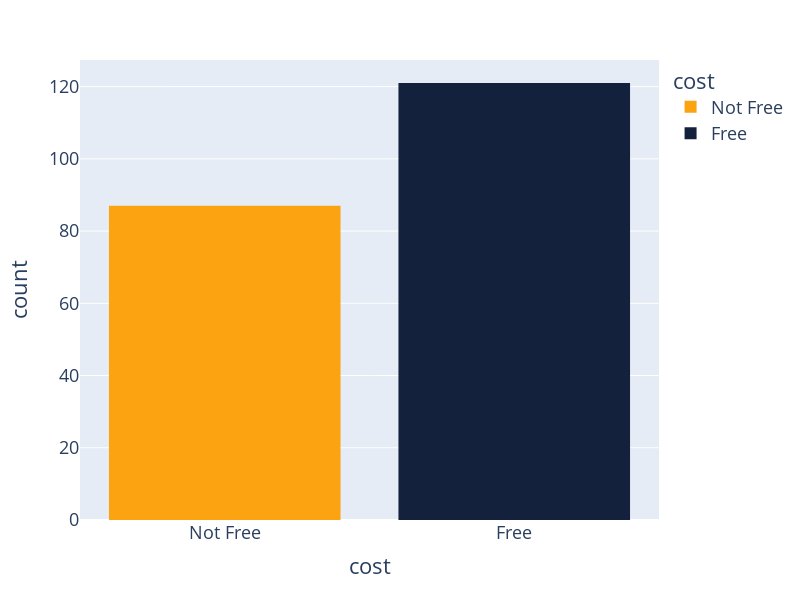

Here is the notebook cell this chart was saved with:
### Code cell
#how books are free compared to not free
fig = px.histogram(df, x='cost', color= 'cost', color_discrete_sequence=['rgb(252,163,17)', 'rgb(20,33,61)'])
#fig.update_traces(texttemplate='%{text:.2f}', textposition='outside')
fig.update_layout(
 
    font=dict(size=18),
    width=800,  # set the width to 800 pixels
    height=600  # set the height to 600 pixels
)

fig.write_image('costfree.png')

fig.show()

### Figure 1 — Plotly figure (JSON) as saved in the notebook; plotly's stock layout.template omitted (floating-point values rounded to 4 significant figures)
{"data": [{"alignmentgroup": "True", "bingroup": "x", "hovertemplate": "cost=%{x}<br>count=%{y}<extra></extra>", "legendgroup": "Not Free", "marker": {"color": "rgb(252,163,17)", "pattern": {"shape": ""}}, "name": "Not Free", "offsetgroup": "Not Free", "orientation": "v", "showlegend": true, "type": "histogram", "x": ["Not Free", "Not Free", "Not Free", "Not Free", "Not Free", "Not Free", "Not Free", "Not Free", "Not Free", "Not Free", "Not Free", "Not Free", "Not Free", "Not Free", "Not Free", "Not Free", "Not Free", "Not Free", "Not Free", "Not Free", "Not Free", "Not Free", "Not Free", "Not Free", "Not Free", "Not Free", "Not Free", "Not Free", "Not Free", "Not Free", "Not Free", "Not Free", "Not Free", "Not Free", "Not Free", "Not Free", "Not Free", "Not Free", "Not Free", "Not Free", "Not Free", "Not Free", "Not Free", "Not Free", "Not Free", "Not Free", "Not Free", "Not Free", "Not Free", "Not Free", "Not Free", "Not Free", "Not Free", "Not Free", "Not Free", "Not Free", "Not Free", "Not Free", "Not Free", "Not Free", "Not Free", "Not Free", "Not Free", "Not Free", "Not Free", "Not Free", "Not Free", "Not Free", "Not Free", "Not Free", "Not Free", "Not Free", "Not Free", "Not Free", "Not Free", "Not Free", "Not Free", "Not Free", "Not Free", "Not Free", "Not Free", "Not Free", "Not Free", "Not Free", "Not Free", "Not Free", "Not Free"], "xaxis": "x", "yaxis": "y"}, {"alignmentgroup": "True", "bingroup": "x", "hovertemplate": "cost=%{x}<br>count=%{y}<extra></extra>", "legendgroup": "Free", "marker": {"color": "rgb(20,33,61)", "pattern": {"shape": ""}}, "name": "Free", "offsetgroup": "Free", "orientation": "v", "showlegend": true, "type": "histogram", "x": ["Free", "Free", "Free", "Free", "Free", "Free", "Free", "Free", "Free", "Free", "Free", "Free", "Free", "Free", "Free", "Free", "Free", "Free", "Free", "Free", "Free", "Free", "Free", "Free", "Free", "Free", "Free", "Free", "Free", "Free", "Free", "Free", "Free", "Free", "Free", "Free", "Free", "Free", "Free", "Free", "Free", "Free", "Free", "Free", "Free", "Free", "Free", "Free", "Free", "Free", "Free", "Free", "Free", "Free", "Free", "Free", "Free", "Free", "Free", "Free", "Free", "Free", "Free", "Free", "Free", "Free", "Free", "Free", "Free", "Free", "Free", "Free", "Free", "Free", "Free", "Free", "Free", "Free", "Free", "Free", "Free", "Free", "Free", "Free", "Free", "Free", "Free", "Free", "Free", "Free", "Free", "Free", "Free", "Free", "Free", "Free", "Free", "Free", "Free", "Free", "Free", "Free", "Free", "Free", "Free", "Free", "Free", "Free", "Free", "Free", "Free", "Free", "Free", "Free", "Free", "Free", "Free", "Free", "Free", "Free", "Free"], "xaxis": "x", "yaxis": "y"}], "layout": {"barmode": "relative", "font": {"size": 18}, "height": 600, "legend": {"title": {"text": "cost"}, "tracegroupgap": 0}, "margin": {"t": 60}, "width": 800, "xaxis": {"anchor": "y", "autorange": true, "categoryarray": ["Not Free", "Free"], "categoryorder": "array", "domain": [0, 1], "range": [-0.5, 1.5], "title": {"text": "cost"}, "type": "category"}, "yaxis": {"anchor": "x", "autorange": true, "domain": [0, 1], "range": [0, 127.4], "title": {"text": "count"}}}}
